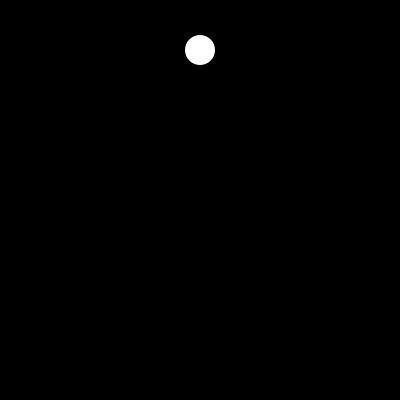
Frame 1 (no input)
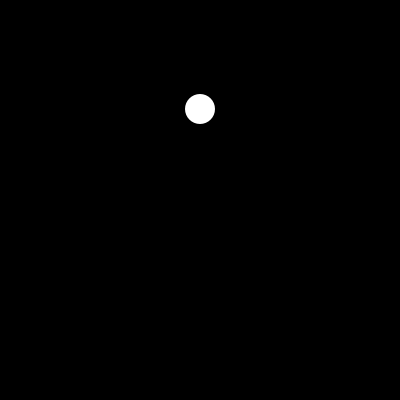
Frame 60 (the mouse pressed at the canvas centre just before this capture)
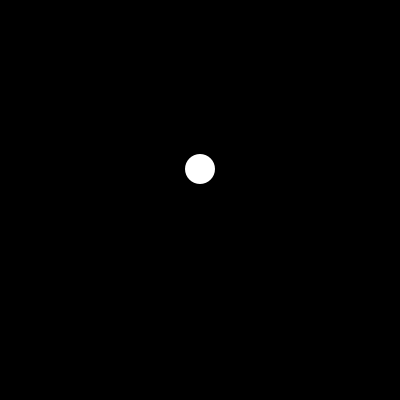
Frame 120 (the mouse held since frame 60 and released just before this capture)

The Processing sketch that drew these frames (run headless with seeded random() and noise(); from frame 60 on, the mouse is pressed at the canvas centre):

// Processing sketch: processing_162920
// ── processing_162920.pde

float y = 50.0;
float speed = 1.0;
float radius = 15.0;
 
void setup() {
  size(400, 400);
  smooth();
  noStroke();
  ellipseMode(RADIUS);
}
 
void draw() {
  background(0);
  ellipse(200, y, radius, radius);
  y = y + speed;
  if (y > height-radius) { 
  speed = -1.0; 
  }
  if (y < 0 + radius) {
    speed = 1;
  } 
}
